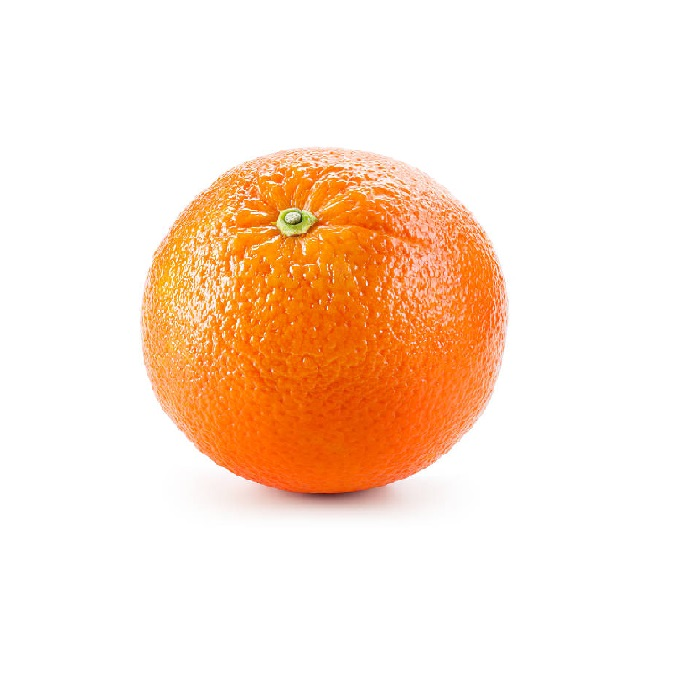
#> input picture orange.jpg, 700 x 700 px
$ python -i nutrition_details.py   (imports and definitions only)
#> lines starting #> are read from the running program, lines starting #| are printed output that depends on the picture
import cv2
import numpy as np
from tensorflow.keras.applications.efficientnet import EfficientNetB0, preprocess_input, decode_predictions
from tensorflow.keras.preprocessing import image as keras_image
import os

# Load pre-trained EfficientNetB0 model
# [1 line that did not run here, left out]

# Mapping specific fruit varieties to general types
variety_to_general = {
    'Granny_Smith': 'apple',
    'Red_Delicious': 'apple',
    'Gala': 'apple',
    'Fuji': 'apple',
    'Golden_Delicious': 'apple',
    'Honeycrisp': 'apple',
    'McIntosh': 'apple',
    'Braeburn': 'apple',
    'Cortland': 'apple',
    'Empire': 'apple',
    'Cavendish': 'banana',
    'Orin': 'banana',
    'Dole': 'banana',
    'Lady_Finger': 'banana',
    'Plantain': 'banana',
    'Red_Banana': 'banana',
    'Burro_Banana': 'banana',
    'Manzano': 'banana',
    'Navel': 'orange',
    'Valencia': 'orange',
    'Blood_Orange': 'orange',
    'Mandarin': 'orange',
    'Tangerine': 'orange',
    'Clementine': 'orange',
    'Satsuma': 'orange',
    'Bell_Pepper': 'pepper',
    'Red_Pepper': 'pepper',
    'Green_Pepper': 'pepper',
    'Yellow_Pepper': 'pepper',
    'Orange_Pepper': 'pepper',
    'Chili_Pepper': 'pepper',
    'Jalapeno': 'pepper',
    'Poblano': 'pepper',
    'Habanero': 'pepper',
    'Serrano': 'pepper',
    'Anaheim': 'pepper',
    'Scotch_Bonnet': 'pepper',
    'Cucumber': 'cucumber',
    'Gherkin': 'cucumber',
    'Persian_Cucumber': 'cucumber',
    'Zucchini': 'zucchini',
    'Yellow_Zucchini': 'zucchini',
    'Tomato': 'tomato',
    'Cherry_Tomato': 'tomato',
    'Beefsteak_Tomato': 'tomato',
    'Roma_Tomato': 'tomato',
    'Grape_Tomato': 'tomato',
    'Heirloom_Tomato': 'tomato',
    'Carrot': 'carrot',
    'Baby_Carrot': 'carrot',
    'Rainbow_Carrot': 'carrot',
    'Potato': 'potato',
    'Sweet_Potato': 'potato',
    'Yam': 'potato',
    'Russet_Potato': 'potato',
    'Red_Potato': 'potato',
    'Fingerling_Potato': 'potato',
    'Eggplant': 'eggplant',
    'Japanese_Eggplant': 'eggplant',
    'Chinese_Eggplant': 'eggplant',
    'Italian_Eggplant': 'eggplant',
    'Thai_Eggplant': 'eggplant',
    'Onion': 'onion',
    'Red_Onion': 'onion',
    'Yellow_Onion': 'onion',
    'White_Onion': 'onion',
    'Green_Onion': 'onion',
    'Shallot': 'onion',
    'Leek': 'onion',
    'Watermelon': 'watermelon',
    'Cantaloupe': 'melon',
    'Honeydew': 'melon',
    'Canary_Melon': 'melon',
    'Galia_Melon': 'melon',
    'Pumpkin': 'pumpkin',
    'Butternut_Squash': 'squash',
    'Acorn_Squash': 'squash',
    'Spaghetti_Squash': 'squash',
    'Kabocha_Squash': 'squash',
    'Delicata_Squash': 'squash',
    'Buttercup_Squash': 'squash',
    'Hubbard_Squash': 'squash',
    'Avocado': 'avocado',
    'Papaya': 'papaya',
    'Mango': 'mango',
    'Pineapple': 'pineapple',
    'Kiwi': 'kiwi',
    'Peach': 'peach',
    'Plum': 'plum',
    'Pear': 'pear',
    'Nectarine': 'nectarine',
    'Grapefruit': 'grapefruit',
    'Lemon': 'lemon',
    'Lime': 'lime',
    'Ginger': 'ginger',
    'Garlic': 'garlic',
    'Radish': 'radish',
    'Turnip': 'turnip',
    'Parsnip': 'parsnip',
    'Beet': 'beet',
    'Celery': 'celery',
    'Fennel': 'fennel',
    'Artichoke': 'artichoke',
    'Broccoli': 'broccoli',
    'Cauliflower': 'cauliflower',
    'Brussels_Sprout': 'brussels_sprout',
    'Cabbage': 'cabbage',
    'Kale': 'kale',
    'Spinach': 'spinach',
    'Swiss_Chard': 'chard',
    'Collard_Greens': 'collard_greens',
    'Mustard_Greens': 'mustard_greens',
    'Bok_Choy': 'bok_choy',
    'Radicchio': 'radicchio',
    'Endive': 'endive',
    'Arugula': 'arugula',
    'Dandelion_Greens': 'dandelion_greens',
    'Lettuce': 'lettuce',
    'Romaine': 'lettuce',
    'Butterhead': 'lettuce',
    'Iceberg': 'lettuce',
    'Oakleaf': 'lettuce',
    'Frisee': 'lettuce',
    'Batavia': 'lettuce',
    'Mizuna': 'mizuna',
    'Watercress': 'watercress',
    'Sorrel': 'sorrel',
    'Chicory': 'chicory',
    'Escarole': 'escarole',
    'Purslane': 'purslane',
    'Tat_Soi': 'tat_soi',
    'Mache': 'mache',
    'Parsley': 'parsley',
    'Basil': 'basil',
    'Cilantro': 'cilantro',
    'Mint': 'mint',
    'Oregano': 'oregano',
    'Thyme': 'thyme',
    'Rosemary': 'rosemary',
    'Sage': 'sage',
    'Tarragon': 'tarragon',
    'Chervil': 'chervil',
    'Dill': 'dill',
    'Chive': 'chive',
    'Marjoram': 'marjoram',
    'Cress': 'cress',
    'Lovage': 'lovage',
    'Anise': 'anise',
    'Bay_Leaf': 'bay_leaf',
    'Caraway': 'caraway',
    'Cardamom': 'cardamom',
    'Cinnamon': 'cinnamon',
    'Clove': 'clove',
    'Cumin': 'cumin',
    'Coriander': 'coriander',
    'Fennel_Seed': 'fennel_seed',
    'Fenugreek': 'fenugreek',
    'Nutmeg': 'nutmeg',
    'Paprika': 'paprika',
    'Peppercorn': 'peppercorn',
    'Poppy_Seed': 'poppy_seed',
    'Saffron': 'saffron',
    'Sesame_Seed': 'sesame_seed',
    'Turmeric': 'turmeric',
    'Vanilla': 'vanilla'
}


# Function to preprocess image for recognition
def preprocess_image(img):
    img_resized = cv2.resize(img, (224, 224))  # Resize to model input size
    img_array = keras_image.img_to_array(img_resized)
    img_array = np.expand_dims(img_array, axis=0)
    return preprocess_input(img_array)


# Function to recognize food
def recognize_food(img):
    preprocessed_img = preprocess_image(img)
    predictions = model.predict(preprocessed_img)
    decoded_predictions = decode_predictions(predictions, top=1)
    return decoded_predictions[0][0][1], decoded_predictions[0][0][2]  # (label, confidence)


# Function to resize and pad image to a target size
# [236 lines left out: functions resize_and_pad, estimate_ellipsoid_volume, estimate_cylinder_volume, estimate_cone_volume, estimate_volume_based_on_shape, estimate_weight and 1 more, not called in this run]


# Main function integrating recognition and volume estimation
def get_fruit_nutrition_details(image_path, reference_diameter_mm=24.26):
    # Check if image path exists
#> called with image_path = 'orange.jpg', reference_diameter_mm = 24.26
    if not os.path.exists(image_path):
        return {'error': f"Image file '{image_path}' does not exist."}

    # Load and preprocess image
    img = cv2.imread(image_path)
#> img is the input picture: shape (700, 700, 3); mean B, G, R 212.6, 229.6, 252.1
    if img is None:
        return {'error': f"Failed to load image '{image_path}'. Please check the file path and integrity."}

    label, confidence = recognize_food(img)
#> in preprocess_image, `img_resized = cv2.resize(img, (224, 224))`:
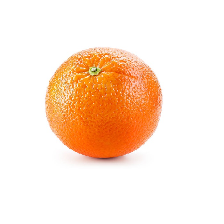
#> img_resized: shape (224, 224, 3); mean B, G, R 212.6, 229.6, 252
    general_label = variety_to_general.get(label, label).lower()
    result = {
        'name': general_label,
        'confidence': "{:.2f}".format(confidence) + ' g'
    }

    if confidence > 0.5:
        # Resize and pad image
        resized_img, scale = resize_and_pad(img)
        gray = cv2.cvtColor(resized_img, cv2.COLOR_BGR2GRAY)
        blurred = cv2.GaussianBlur(gray, (5, 5), 0)
        _, binary = cv2.threshold(blurred, 0, 255, cv2.THRESH_BINARY_INV + cv2.THRESH_OTSU)

        # Find contours
        contours, _ = cv2.findContours(binary, cv2.RETR_EXTERNAL, cv2.CHAIN_APPROX_SIMPLE)
        contour = max(contours, key=cv2.contourArea)
        area_pixels = cv2.contourArea(contour)

        # Reference object measurement
        reference_length_pixels = 50 * scale  # Adjust for resized scale
        pixel_to_mm_ratio = reference_diameter_mm / reference_length_pixels

        # Estimate volume
        volume_mm3 = estimate_volume_based_on_shape(label, area_pixels, pixel_to_mm_ratio)
        volume_cm3 = volume_mm3 / 1000

        # Estimate weight
        weight_g = estimate_weight(volume_cm3, label)
        if weight_g:
            result['estimated_weight'] = "{:.2f}".format(weight_g) + ' g'
            # Estimate nutritional values per 100 g
            nutrition = estimate_nutrition(weight_g, label)
            if nutrition:
                calories, protein, fat, sugar, cholesterol, sodium, calcium, iron, potassium = nutrition
                nutrition_data = {
                    'calories': "{:.2f}".format(calories) + ' kcal',
                    'protein': "{:.2f}".format(protein) + ' g',
                    'fat': "{:.2f}".format(fat) + ' g',
                    'sugar': "{:.2f}".format(sugar) + ' g',
                    'cholesterol': "{:.2f}".format(cholesterol) + ' mg',
                    'sodium': "{:.2f}".format(sodium) + ' mg',
                    'calcium': "{:.2f}".format(calcium) + ' mg',
                    'iron': "{:.2f}".format(iron) + ' mg',
                    'potassium': "{:.2f}".format(potassium) + ' mg'
                }
                result['nutrition_data'] = nutrition_data
        return result
    else:
        result['message'] = "Food recognition confidence too low for volume estimation."
        return result


# if __name__ == "__main__":
#     get_fruit_nutrition_details('orange.jpg')  # Replace with your image path

#> (the run stopped early here; a loop or call above may not have finished)
